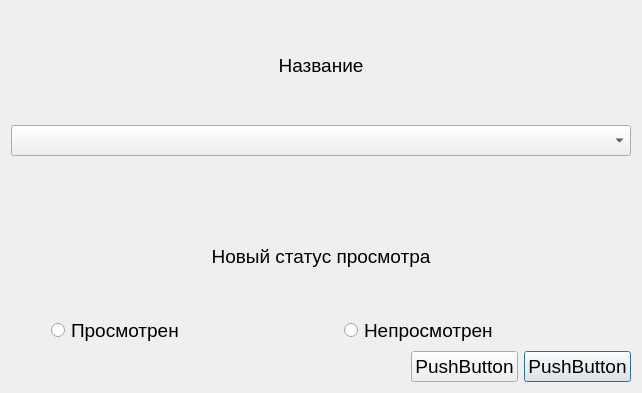
<?xml version="1.0" encoding="UTF-8"?>
<ui version="4.0">
 <class>Dialog</class>
 <widget class="QDialog" name="Dialog">
  <property name="geometry">
   <rect>
    <x>0</x>
    <y>0</y>
    <width>613</width>
    <height>393</height>
   </rect>
  </property>
  <property name="font">
   <font>
    <pointsize>14</pointsize>
   </font>
  </property>
  <property name="windowTitle">
   <string>Dialog</string>
  </property>
  <layout class="QVBoxLayout" name="verticalLayout">
   <item>
    <widget class="QLabel" name="label">
     <property name="text">
      <string>Название</string>
     </property>
     <property name="alignment">
      <set>Qt::AlignCenter</set>
     </property>
    </widget>
   </item>
   <item>
    <widget class="QComboBox" name="comboBox"/>
   </item>
   <item>
    <spacer name="verticalSpacer">
     <property name="orientation">
      <enum>Qt::Vertical</enum>
     </property>
     <property name="sizeType">
      <enum>QSizePolicy::Fixed</enum>
     </property>
     <property name="sizeHint" stdset="0">
      <size>
       <width>20</width>
       <height>40</height>
      </size>
     </property>
    </spacer>
   </item>
   <item>
    <widget class="QLabel" name="label_2">
     <property name="text">
      <string>Новый статус просмотра</string>
     </property>
     <property name="alignment">
      <set>Qt::AlignCenter</set>
     </property>
    </widget>
   </item>
   <item>
    <layout class="QHBoxLayout" name="horizontalLayout">
     <item>
      <spacer name="horizontalSpacer_2">
       <property name="orientation">
        <enum>Qt::Horizontal</enum>
       </property>
       <property name="sizeType">
        <enum>QSizePolicy::Fixed</enum>
       </property>
       <property name="sizeHint" stdset="0">
        <size>
         <width>40</width>
         <height>20</height>
        </size>
       </property>
      </spacer>
     </item>
     <item>
      <widget class="QRadioButton" name="radioButton">
       <property name="layoutDirection">
        <enum>Qt::LeftToRight</enum>
       </property>
       <property name="text">
        <string>Просмотрен</string>
       </property>
      </widget>
     </item>
     <item>
      <spacer name="horizontalSpacer_4">
       <property name="orientation">
        <enum>Qt::Horizontal</enum>
       </property>
       <property name="sizeType">
        <enum>QSizePolicy::Fixed</enum>
       </property>
       <property name="sizeHint" stdset="0">
        <size>
         <width>40</width>
         <height>20</height>
        </size>
       </property>
      </spacer>
     </item>
     <item>
      <widget class="QRadioButton" name="radioButton_2">
       <property name="text">
        <string>Непросмотрен</string>
       </property>
      </widget>
     </item>
     <item>
      <spacer name="horizontalSpacer_3">
       <property name="orientation">
        <enum>Qt::Horizontal</enum>
       </property>
       <property name="sizeType">
        <enum>QSizePolicy::Fixed</enum>
       </property>
       <property name="sizeHint" stdset="0">
        <size>
         <width>40</width>
         <height>20</height>
        </size>
       </property>
      </spacer>
     </item>
    </layout>
   </item>
   <item>
    <layout class="QGridLayout" name="gridLayout">
     <item row="0" column="2">
      <widget class="QPushButton" name="pushButton">
       <property name="text">
        <string>PushButton</string>
       </property>
      </widget>
     </item>
     <item row="0" column="1">
      <widget class="QPushButton" name="pushButton_2">
       <property name="text">
        <string>PushButton</string>
       </property>
      </widget>
     </item>
     <item row="0" column="0">
      <spacer name="horizontalSpacer">
       <property name="orientation">
        <enum>Qt::Horizontal</enum>
       </property>
       <property name="sizeType">
        <enum>QSizePolicy::Fixed</enum>
       </property>
       <property name="sizeHint" stdset="0">
        <size>
         <width>400</width>
         <height>20</height>
        </size>
       </property>
      </spacer>
     </item>
    </layout>
   </item>
  </layout>
 </widget>
 <resources/>
 <connections/>
</ui>
